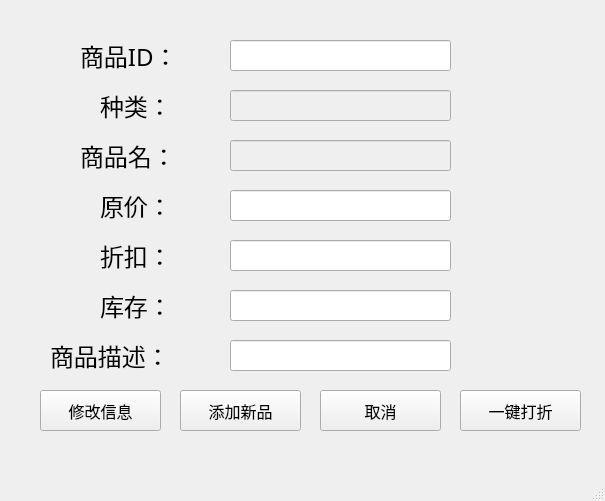
<?xml version="1.0" encoding="UTF-8"?>
<ui version="4.0">
 <class>ManageCommodity</class>
 <widget class="QMainWindow" name="ManageCommodity">
  <property name="geometry">
   <rect>
    <x>0</x>
    <y>0</y>
    <width>605</width>
    <height>501</height>
   </rect>
  </property>
  <property name="windowTitle">
   <string>MainWindow</string>
  </property>
  <widget class="QWidget" name="centralwidget">
   <widget class="QPushButton" name="pushButton_2">
    <property name="geometry">
     <rect>
      <x>320</x>
      <y>390</y>
      <width>121</width>
      <height>41</height>
     </rect>
    </property>
    <property name="font">
     <font>
      <family>等线 Light</family>
      <pointsize>12</pointsize>
     </font>
    </property>
    <property name="text">
     <string>取消</string>
    </property>
   </widget>
   <widget class="QLineEdit" name="discountInput">
    <property name="geometry">
     <rect>
      <x>230</x>
      <y>240</y>
      <width>221</width>
      <height>31</height>
     </rect>
    </property>
    <property name="font">
     <font>
      <family>Consolas</family>
      <pointsize>12</pointsize>
     </font>
    </property>
    <property name="text">
     <string/>
    </property>
   </widget>
   <widget class="QLineEdit" name="priceInput">
    <property name="enabled">
     <bool>true</bool>
    </property>
    <property name="geometry">
     <rect>
      <x>230</x>
      <y>190</y>
      <width>221</width>
      <height>31</height>
     </rect>
    </property>
    <property name="font">
     <font>
      <family>Consolas</family>
      <pointsize>12</pointsize>
     </font>
    </property>
    <property name="text">
     <string/>
    </property>
   </widget>
   <widget class="QLabel" name="label_3">
    <property name="geometry">
     <rect>
      <x>100</x>
      <y>240</y>
      <width>111</width>
      <height>31</height>
     </rect>
    </property>
    <property name="font">
     <font>
      <family>等线 Light</family>
      <pointsize>18</pointsize>
     </font>
    </property>
    <property name="text">
     <string>折扣：</string>
    </property>
   </widget>
   <widget class="QPushButton" name="modifyButton">
    <property name="enabled">
     <bool>true</bool>
    </property>
    <property name="geometry">
     <rect>
      <x>40</x>
      <y>390</y>
      <width>121</width>
      <height>41</height>
     </rect>
    </property>
    <property name="font">
     <font>
      <family>等线 Light</family>
      <pointsize>12</pointsize>
     </font>
    </property>
    <property name="text">
     <string>修改信息</string>
    </property>
   </widget>
   <widget class="QLineEdit" name="IDInput">
    <property name="enabled">
     <bool>true</bool>
    </property>
    <property name="geometry">
     <rect>
      <x>230</x>
      <y>40</y>
      <width>221</width>
      <height>31</height>
     </rect>
    </property>
    <property name="font">
     <font>
      <family>Consolas</family>
      <pointsize>12</pointsize>
     </font>
    </property>
    <property name="text">
     <string/>
    </property>
   </widget>
   <widget class="QLineEdit" name="infoInput">
    <property name="geometry">
     <rect>
      <x>230</x>
      <y>340</y>
      <width>221</width>
      <height>31</height>
     </rect>
    </property>
    <property name="font">
     <font>
      <family>Consolas</family>
      <pointsize>12</pointsize>
     </font>
    </property>
    <property name="text">
     <string/>
    </property>
   </widget>
   <widget class="QLineEdit" name="inventoryInput">
    <property name="geometry">
     <rect>
      <x>230</x>
      <y>290</y>
      <width>221</width>
      <height>31</height>
     </rect>
    </property>
    <property name="font">
     <font>
      <family>Consolas</family>
      <pointsize>12</pointsize>
     </font>
    </property>
    <property name="text">
     <string/>
    </property>
   </widget>
   <widget class="QPushButton" name="addButton">
    <property name="enabled">
     <bool>true</bool>
    </property>
    <property name="geometry">
     <rect>
      <x>180</x>
      <y>390</y>
      <width>121</width>
      <height>41</height>
     </rect>
    </property>
    <property name="font">
     <font>
      <family>等线 Light</family>
      <pointsize>12</pointsize>
     </font>
    </property>
    <property name="text">
     <string>添加新品</string>
    </property>
   </widget>
   <widget class="QLabel" name="label_2">
    <property name="geometry">
     <rect>
      <x>80</x>
      <y>40</y>
      <width>131</width>
      <height>31</height>
     </rect>
    </property>
    <property name="font">
     <font>
      <family>等线 Light</family>
      <pointsize>18</pointsize>
     </font>
    </property>
    <property name="text">
     <string>商品ID：</string>
    </property>
   </widget>
   <widget class="QLabel" name="label_5">
    <property name="geometry">
     <rect>
      <x>100</x>
      <y>190</y>
      <width>101</width>
      <height>31</height>
     </rect>
    </property>
    <property name="font">
     <font>
      <family>等线 Light</family>
      <pointsize>18</pointsize>
     </font>
    </property>
    <property name="text">
     <string>原价：</string>
    </property>
   </widget>
   <widget class="QLabel" name="label_6">
    <property name="geometry">
     <rect>
      <x>50</x>
      <y>340</y>
      <width>161</width>
      <height>31</height>
     </rect>
    </property>
    <property name="font">
     <font>
      <family>等线 Light</family>
      <pointsize>18</pointsize>
     </font>
    </property>
    <property name="text">
     <string>商品描述：</string>
    </property>
   </widget>
   <widget class="QLabel" name="label_4">
    <property name="geometry">
     <rect>
      <x>100</x>
      <y>290</y>
      <width>111</width>
      <height>31</height>
     </rect>
    </property>
    <property name="font">
     <font>
      <family>等线 Light</family>
      <pointsize>18</pointsize>
     </font>
    </property>
    <property name="text">
     <string>库存：</string>
    </property>
   </widget>
   <widget class="QLineEdit" name="name">
    <property name="enabled">
     <bool>false</bool>
    </property>
    <property name="geometry">
     <rect>
      <x>230</x>
      <y>140</y>
      <width>221</width>
      <height>31</height>
     </rect>
    </property>
    <property name="font">
     <font>
      <family>Consolas</family>
      <pointsize>12</pointsize>
     </font>
    </property>
    <property name="text">
     <string/>
    </property>
   </widget>
   <widget class="QLabel" name="label_7">
    <property name="geometry">
     <rect>
      <x>80</x>
      <y>140</y>
      <width>131</width>
      <height>31</height>
     </rect>
    </property>
    <property name="font">
     <font>
      <family>等线 Light</family>
      <pointsize>18</pointsize>
     </font>
    </property>
    <property name="text">
     <string>商品名：</string>
    </property>
   </widget>
   <widget class="QLineEdit" name="type">
    <property name="enabled">
     <bool>false</bool>
    </property>
    <property name="geometry">
     <rect>
      <x>230</x>
      <y>90</y>
      <width>221</width>
      <height>31</height>
     </rect>
    </property>
    <property name="font">
     <font>
      <family>Consolas</family>
      <pointsize>12</pointsize>
     </font>
    </property>
    <property name="text">
     <string/>
    </property>
   </widget>
   <widget class="QLabel" name="label_8">
    <property name="geometry">
     <rect>
      <x>100</x>
      <y>90</y>
      <width>131</width>
      <height>31</height>
     </rect>
    </property>
    <property name="font">
     <font>
      <family>等线 Light</family>
      <pointsize>18</pointsize>
     </font>
    </property>
    <property name="text">
     <string>种类：</string>
    </property>
   </widget>
   <widget class="QPushButton" name="discountButton">
    <property name="geometry">
     <rect>
      <x>460</x>
      <y>390</y>
      <width>121</width>
      <height>41</height>
     </rect>
    </property>
    <property name="font">
     <font>
      <family>等线 Light</family>
      <pointsize>12</pointsize>
     </font>
    </property>
    <property name="text">
     <string>一键打折</string>
    </property>
   </widget>
  </widget>
  <widget class="QStatusBar" name="statusbar"/>
 </widget>
 <resources/>
 <connections/>
</ui>
